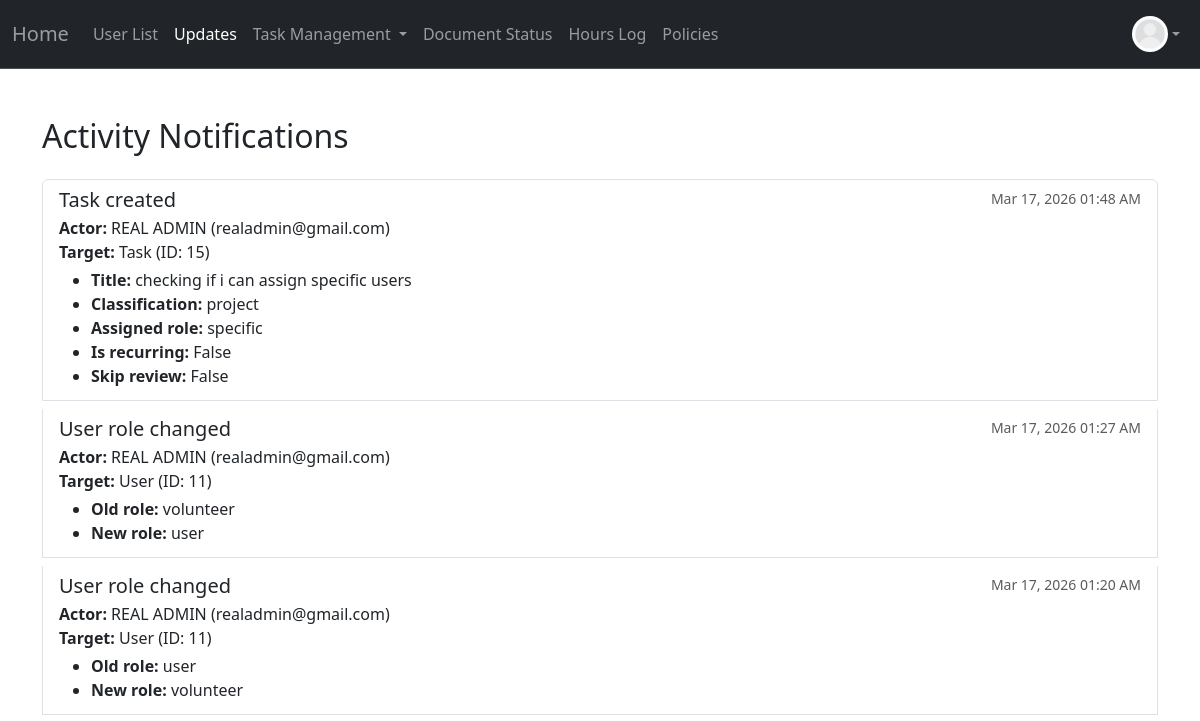
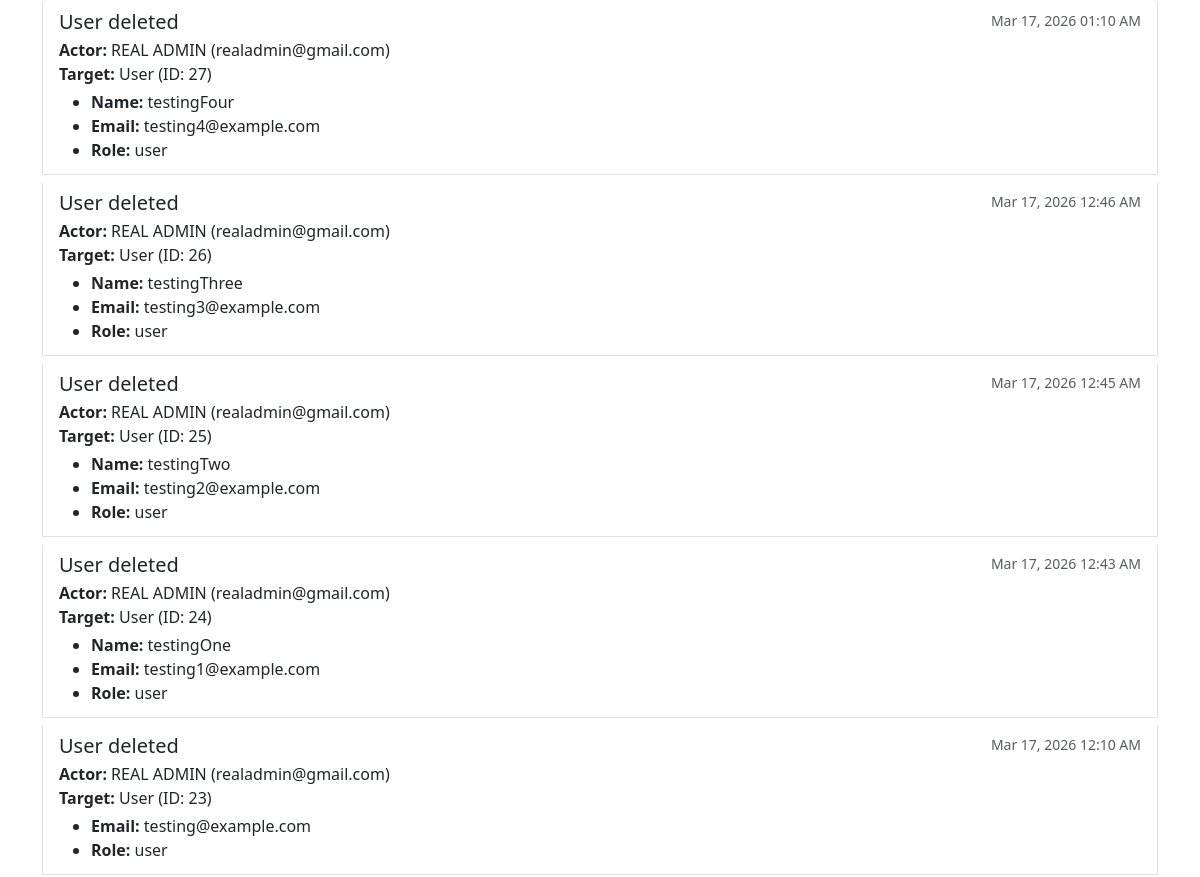
The page /notification (signed in, upper part) on the database as committed earlier (2 pictures, top to bottom).
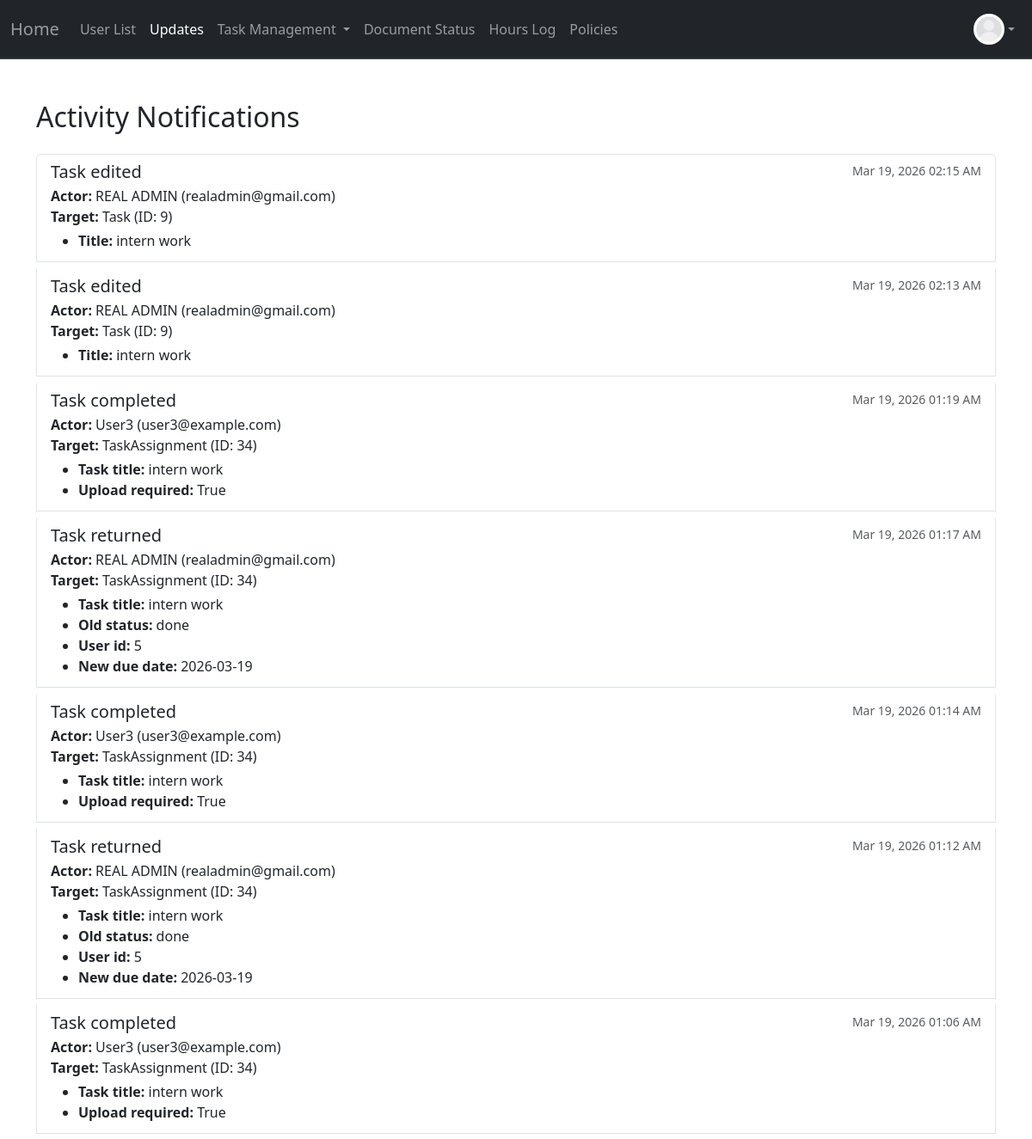
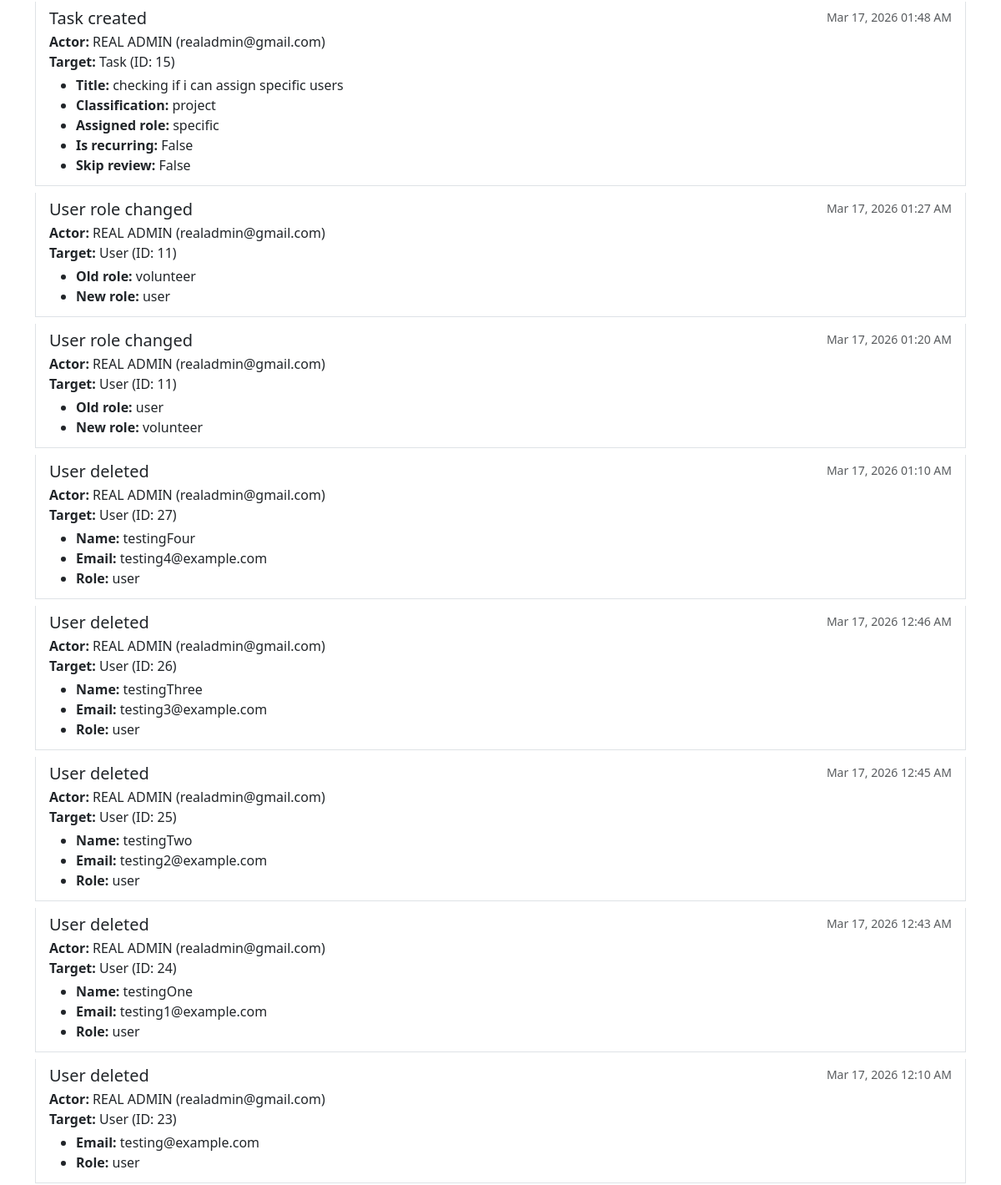
The same page on the database as committed later (2 pictures, top to bottom).
### project/models.py (models this page shows, shortened)
class User(db.Model, UserMixin):
    __tablename__ = 'users'
    id: Mapped[int] = mapped_column(primary_key=True)
    name: Mapped[str] = mapped_column()
    email: Mapped[str] = mapped_column(unique=True)
    address: Mapped[str] = mapped_column(default="None Provided")
    password_hash: Mapped[str] = mapped_column(db.String(128))
    date_created: Mapped[datetime] = mapped_column(DateTime, server_default=func.now())
    total_hours: Mapped[float] = mapped_column(default=0.0)
    picture: Mapped[str] = mapped_column(default="default.jpeg")
    role: Mapped[str] = mapped_column(default="user")  # "user", "volunteer", " intern", "board"
    hours: Mapped[List["Hours"]] = relationship("Hours", back_populates="user", cascade="all, delete-orphan")
    documents: Mapped[List["Document"]] = relationship("Document", back_populates="user", cascade="all, delete-orphan")
    task_assignments: Mapped[List["TaskAssignment"]] = relationship(
        "TaskAssignment",
        back_populates="user",
        cascade="all, delete-orphan"
    )

class ActivityLog(db.Model):
    __tablename__ = "activity_logs"
    id: Mapped[int] = mapped_column(primary_key=True)
    actor_id: Mapped[int] = mapped_column(db.ForeignKey("users.id"))
    actor = relationship("User")
    action: Mapped[str] = mapped_column()
    target_type: Mapped[str] = mapped_column()
    target_id: Mapped[int] = mapped_column()
    created_at: Mapped[datetime] = mapped_column(
        DateTime, server_default=func.now()
    )
    details: Mapped[dict] = mapped_column(JSON, nullable=True)

### app.py (the view)
@app.route("/notification")
@login_required
@permission_required('board')
def notification():
    logs = (
        ActivityLog.query
        .order_by(ActivityLog.created_at.desc())
        .limit(100)
        .all()
    )
    return render_template("notification.html", logs=logs)

### app.py (called while the page is built)
@app.context_processor
def inject_now():
    return {
        'now': datetime.now,
        'today': date.today
    }

### project/models.py (called while the page is built)
@login_manager.user_loader
def load_user(user_id):
    return User.query.get(user_id)

### project/templates/notification.html (shortened to what this page needs)
{% extends "base.html" %}
{% block content %}
<div class="container mt-5">
    <h2 class="mb-4">Activity Notifications</h2>
    {% if logs %}
        <div class="list-group">
            {% for log in logs %}
            <div class="list-group-item list-group-item-action flex-column align-items-start mb-2">
                <div class="d-flex w-100 justify-content-between">
                    <h5 class="mb-1">{{ log.action.replace('_', ' ') | capitalize }}</h5>
                    <small class="text-muted">{{ log.created_at.strftime('%b %d, %Y %I:%M %p') }}</small>
                </div>
                <p class="mb-1">
                    <strong>Actor:</strong> {{ log.actor.name }} ({{ log.actor.email }})<br>
                    <strong>Target:</strong> {{ log.target_type }} (ID: {{ log.target_id }})<br>
                </p>
                {% if log.details %}
                <ul class="mb-1">
                    {% for key, value in log.details.items() %}
                    <li><strong>{{ key | replace('_', ' ') | capitalize }}:</strong> {{ value }}</li>
                    {% endfor %}
                </ul>
                {% endif %}
            </div>
            {% endfor %}
        </div>
    {% else %}
        <p class="text-muted">No activity notifications to display.</p>
    {% endif %}
</div>
{% endblock %}

### project/templates/base.html (shortened to what this page needs)
<!DOCTYPE html>
<html>
  <head>
    <link href="https://cdn.jsdelivr.net/npm/bootstrap@5.3.8/dist/css/bootstrap.min.css" rel="stylesheet">
  </head>
  <body>
    <nav class="navbar navbar-expand bg-dark border-bottom border-body" data-bs-theme="dark">
      <div class="container-fluid d-flex">
        <a class="navbar-brand" id="home-link"
            href="{% if current_user.is_authenticated and current_user.role == 'admin' %}
              {{ url_for('admin_dashboard') }}
            {% elif current_user.is_authenticated and current_user.role == 'board' %}
              {{ url_for('board_dashboard') }}
            {% elif current_user.is_authenticated and current_user.role == 'volunteer' %}
                {{ url_for('volunteer_dashboard') }}
            {% elif current_user.is_authenticated and current_user.role == 'intern' %}
                {{ url_for('intern_dashboard') }}
            {% else %}
              {{ url_for('user_dashboard') }}
          {% endif %}">
          Home
        </a>
        <ul class="navbar-nav mb-2 mb-lg-0 d-flex flex-row">
          {% if current_user.is_authenticated and current_user.role != 'user' %}
            {% if current_user.role == 'admin' or current_user.role == 'board' %}
              <li class="nav-item">
                <a class="nav-link" href="{{ url_for('user_list') }}">User List</a>
              </li>
              <li class="nav-item">
              <a class="nav-link"
              href="{{ url_for('notification') }}">
                  Updates </a>
              </li>
                <li class="nav-item dropdown">
                  <a class="nav-link dropdown-toggle" href="#" id="taskDropdown" role="button" aria-expanded="false">
                    Task Management
                  </a>
                </li>
            {% else %}
                <li class="nav-item">
                  <a class="nav-link" href="{{ url_for('my_tasks') }}">Tasks Status</a>
                </li>
            {% endif %}
            <li class="nav-item">
              <a class="nav-link" href="{{ url_for('document_status') }}">Document Status</a>
            </li>
            <li class="nav-item">
              <a class="nav-link"
              href="{{ url_for('hours_log') }}">
                  Hours Log </a>
            </li>
            <li class="nav-item">
              <a class="nav-link"
              href="{{ url_for('policies') }}">
                  Policies </a>
            </li>
          {% endif %}
        </ul>
        {% if current_user.is_authenticated %}
        <ul class="navbar-nav ms-auto mb-2 mb-lg-0">
          <li class="nav-item dropdown">
            <a class="nav-link d-flex align-items-center dropdown-toggle" href="#" id="profileDropdown" role="button" aria-expanded="false">
              <img src="{{ url_for('static', filename='profile_pics/' ~ current_user.picture ) }}" alt="Profile" style="height:36px;width:36px;border-radius:50%;">
            </a>
          </li>
        </ul>
        {% endif %}
      </div>
    </nav>
    {% block content %}
    {% endblock %}
  </body>
</html>

### project/templates/base.html (style rules this page uses)
.dropdown { position: relative; display: inline-block; }
.navbar-brand { color: rgba(255,255,255,0.55) !important; }
.navbar-nav .nav-link { color: rgba(255,255,255,0.55) !important; }
.navbar-nav .nav-link.active-nav { color: white !important; }

Rows that differ between the two databases and show on the page:
added ActivityLog: action.replace "Task edited", created_at "Mar 19, 2026 02:15 AM", actor.name "REAL ADMIN", actor.email "realadmin@gmail.com", target_type "Task", target_id "9", key "Title", details "intern work"
added ActivityLog: action.replace "Task edited", created_at "Mar 19, 2026 02:13 AM", actor.name "REAL ADMIN", actor.email "realadmin@gmail.com", target_type "Task", target_id "9", key "Title", details "intern work"
added ActivityLog: action.replace "Task completed", created_at "Mar 19, 2026 01:19 AM", actor.name "User3", actor.email "user3@example.com", target_type "TaskAssignment", target_id "34", key "Task title" "Upload required", details "intern work" "True"
added ActivityLog: action.replace "Task returned", created_at "Mar 19, 2026 01:17 AM", actor.name "REAL ADMIN", actor.email "realadmin@gmail.com", target_type "TaskAssignment", target_id "34", key "Task title" "Old status" "User id" "New due date", details "intern work" "done" "5" "2026-03-19"
added ActivityLog: action.replace "Task completed", created_at "Mar 19, 2026 01:14 AM", actor.name "User3", actor.email "user3@example.com", target_type "TaskAssignment", target_id "34", key "Task title" "Upload required", details "intern work" "True"
added ActivityLog: action.replace "Task returned", created_at "Mar 19, 2026 01:12 AM", actor.name "REAL ADMIN", actor.email "realadmin@gmail.com", target_type "TaskAssignment", target_id "34", key "Task title" "Old status" "User id" "New due date", details "intern work" "done" "5" "2026-03-19"
added ActivityLog: action.replace "Task completed", created_at "Mar 19, 2026 01:06 AM", actor.name "User3", actor.email "user3@example.com", target_type "TaskAssignment", target_id "34", key "Task title" "Upload required", details "intern work" "True"
